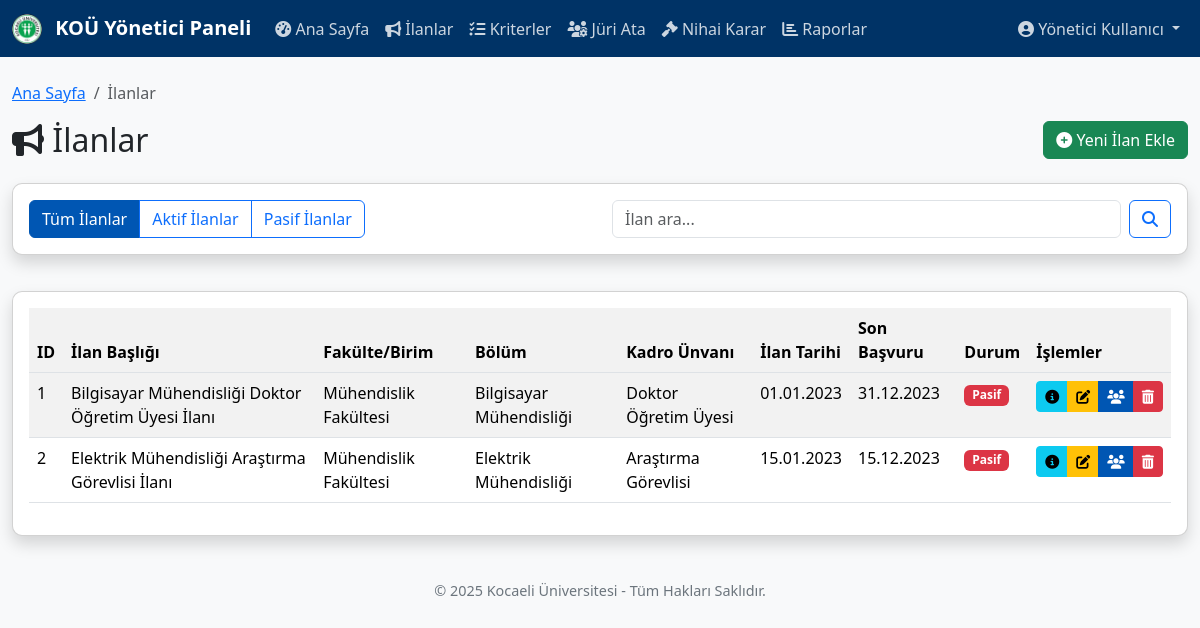
/yonetici/ilanlar.php (signed in), run on the app's committed database.
### tables this page shows
CREATE TABLE `ilanlar` (
  `id` int(11) NOT NULL AUTO_INCREMENT,
  `ilan_baslik` varchar(255) NOT NULL,
  `fakulte_birim` varchar(255) NOT NULL,
  `bolum` varchar(255) NOT NULL,
  `anabilim_dali` varchar(255) NOT NULL,
  `kadro_unvani` varchar(100) NOT NULL,
  `kadro_sayisi` int(11) NOT NULL DEFAULT 1,
  `ilan_aciklama` text DEFAULT NULL,
  `basvuru_kosullari` text DEFAULT NULL,
  `ozel_sartlar` text DEFAULT NULL,
  `ilan_baslangic_tarihi` date NOT NULL,
  `ilan_bitis_tarihi` date NOT NULL,
  `mulakat_tarihi` date DEFAULT NULL,
  `sonuc_tarihi` date DEFAULT NULL,
  `durum` enum('taslak','aktif','kapandi','iptal') NOT NULL DEFAULT 'aktif',
  `olusturan_id` int(11) NOT NULL,
  `olusturma_tarihi` datetime NOT NULL DEFAULT current_timestamp(),
  `guncelleyen_id` int(11) DEFAULT NULL,
  `guncelleme_tarihi` datetime DEFAULT NULL,
  PRIMARY KEY (`id`),
  KEY `olusturan_id` (`olusturan_id`),
  KEY `guncelleyen_id` (`guncelleyen_id`),
  CONSTRAINT `ilanlar_ibfk_1` FOREIGN KEY (`olusturan_id`) REFERENCES `kullanicilar` (`id`) ON DELETE CASCADE,
  CONSTRAINT `ilanlar_ibfk_2` FOREIGN KEY (`guncelleyen_id`) REFERENCES `kullanicilar` (`id`) ON DELETE SET NULL
);

### yonetici/ilanlar.php (the view, shortened to what this page needs)
<?php
require_once '../db_connection.php';
$where_clause = "";
$sql = "SELECT i.*, k.ad as olusturan_ad, k.soyad as olusturan_soyad
        FROM ilanlar i
        LEFT JOIN kullanicilar k ON i.olusturan_id = k.id
        $where_clause
        ORDER BY i.olusturma_tarihi DESC";
$result = mysqli_query($conn, $sql);
$ilanlar = mysqli_fetch_all($result, MYSQLI_ASSOC);
?>
<!DOCTYPE html>
<html lang="tr">
<head>
    <link rel="stylesheet" href="https://cdn.jsdelivr.net/npm/bootstrap@5.3.2/dist/css/bootstrap.min.css">
    <link rel="stylesheet" href="https://cdnjs.cloudflare.com/ajax/libs/font-awesome/6.4.0/css/all.min.css">
    <link rel="stylesheet" href="../style.css">
</head>
<body>
    <?php include("navbar.php"); ?>
    <div class="container mt-4">
        <div class="row">
            <div class="col-md-12">
                <nav aria-label="breadcrumb">
                    <ol class="breadcrumb">
                        <li class="breadcrumb-item"><a href="dashboard.php">Ana Sayfa</a></li>
                        <li class="breadcrumb-item active" aria-current="page">İlanlar</li>
                    </ol>
                </nav>
            </div>
        </div>
        <div class="row mb-3">
            <div class="col-md-8">
                <h2><i class="fas fa-bullhorn"></i> İlanlar</h2>
            </div>
            <div class="col-md-4 text-end">
                <a href="ilan_ekle.php" class="btn btn-success">
                    <i class="fas fa-plus-circle"></i> Yeni İlan Ekle
                </a>
            </div>
        </div>
        <div class="row mb-3">
            <div class="col-md-12">
                <div class="card shadow">
                    <div class="card-body">
                        <div class="row">
                            <div class="col-md-6">
                                <div class="btn-group" role="group">
                                    <a href="ilanlar.php" class="btn <?php echo !isset($_GET['durum']) ? 'btn-primary' : 'btn-outline-primary'; ?>">
                                        Tüm İlanlar
                                    </a>
                                    <a href="ilanlar.php?durum=aktif" class="btn <?php echo (isset($_GET['durum']) && $_GET['durum'] == 'aktif') ? 'btn-primary' : 'btn-outline-primary'; ?>">
                                        Aktif İlanlar
                                    </a>
                                    <a href="ilanlar.php?durum=pasif" class="btn <?php echo (isset($_GET['durum']) && $_GET['durum'] == 'pasif') ? 'btn-primary' : 'btn-outline-primary'; ?>">
                                        Pasif İlanlar
                                    </a>
                                </div>
                            </div>
                            <div class="col-md-6">
                                <form action="ilanlar.php" method="get" class="d-flex">
                                    <input type="text" name="arama" class="form-control" placeholder="İlan ara..." value="<?php echo isset($_GET['arama']) ? $_GET['arama'] : ''; ?>">
                                    <button type="submit" class="btn btn-outline-primary ms-2">
                                        <i class="fas fa-search"></i>
                                    </button>
                                </form>
                            </div>
                        </div>
                    </div>
                </div>
            </div>
        </div>
        <div class="row">
            <div class="col-md-12">
                <div class="card shadow">
                    <div class="card-body">
                        <?php if (count($ilanlar) > 0): ?>
                            <div class="table-responsive">
                                <table class="table table-striped table-hover">
                                    <thead>
                                        <tr>
                                            <th>ID</th>
                                            <th>İlan Başlığı</th>
                                            <th>Fakülte/Birim</th>
                                            <th>Bölüm</th>
                                            <th>Kadro Ünvanı</th>
                                            <th>İlan Tarihi</th>
                                            <th>Son Başvuru</th>
                                            <th>Durum</th>
                                            <th>İşlemler</th>
                                        </tr>
                                    </thead>
                                    <tbody>
                                        <?php foreach ($ilanlar as $ilan): ?>
                                            <tr>
                                                <td><?php echo $ilan['id']; ?></td>
                                                <td><?php echo $ilan['ilan_baslik']; ?></td>
                                                <td><?php echo $ilan['fakulte_birim']; ?></td>
                                                <td><?php echo $ilan['bolum']; ?></td>
                                                <td><?php echo $ilan['kadro_unvani']; ?></td>
                                                <td><?php echo date('d.m.Y', strtotime($ilan['ilan_baslangic_tarihi'])); ?></td>
                                                <td><?php echo date('d.m.Y', strtotime($ilan['ilan_bitis_tarihi'])); ?></td>
                                                <td>
                                                    <?php if (strtotime($ilan['ilan_bitis_tarihi']) >= strtotime(date('Y-m-d')) && $ilan['durum'] == 'aktif'): ?>
                                                        <span class="badge bg-success">Aktif</span>
                                                    <?php else: ?>
                                                        <span class="badge bg-danger">Pasif</span>
                                                    <?php endif; ?>
                                                </td>
                                                <td>
                                                    <div class="btn-group">
                                                        <a href="ilan_detay.php?id=<?php echo $ilan['id']; ?>" class="btn btn-info btn-sm" title="Detay">
                                                            <i class="fas fa-info-circle"></i>
                                                        </a>
                                                        <a href="ilan_duzenle.php?id=<?php echo $ilan['id']; ?>" class="btn btn-warning btn-sm" title="Düzenle">
                                                            <i class="fas fa-edit"></i>
                                                        </a>
                                                        <a href="juri_ata.php?ilan_id=<?php echo $ilan['id']; ?>" class="btn btn-primary btn-sm" title="Jüri Ata">
                                                            <i class="fas fa-users"></i>
                                                        </a>
                                                        <a href="javascript:void(0);" onclick="ilanSil(<?php echo $ilan['id']; ?>)" class="btn btn-danger btn-sm" title="Sil">
                                                            <i class="fas fa-trash-alt"></i>
                                                        </a>
                                                    </div>
                                                </td>
                                            </tr>
                                        <?php endforeach; ?>
                                    </tbody>
                                </table>
                            </div>
                        <?php else: ?>
                            <div class="alert alert-warning">
                                <i class="fas fa-exclamation-triangle"></i> Kriterlere uygun ilan bulunamadı.
                            </div>
                        <?php endif; ?>
                    </div>
                </div>
            </div>
        </div>
    </div>
    <footer class="text-center mt-4 mb-4">
        <p>&copy; <?php echo date("Y"); ?> Kocaeli Üniversitesi - Tüm Hakları Saklıdır.</p>
    </footer>
</body>
</html>

### style.css (style rules this page uses)
body { background-color: #f8f9fa; font-family: "Segoe UI", Tahoma, Geneva, Verdana, sans-serif; }
.container { max-width: 1200px; }
.card { border-radius: 10px; overflow: hidden; margin-bottom: 20px; }
.btn-primary { background-color: #0056b3; border-color: #0056b3; }
footer { color: #6c757d; font-size: 0.9rem; }
.table th { background-color: #f2f2f2; }

### data on the page
ilanlar: id "1", ilan_baslik "Bilgisayar Mühendisliği Doktor Öğretim Üyesi İlanı", fakulte_birim "Mühendislik Fakültesi", bolum "Bilgisayar Mühendisliği", kadro_unvani "Doktor Öğretim Üyesi", ilan_baslangic_tarihi "01.01.2023", ilan_bitis_tarihi "31.12.2023", shows "Pasif"
ilanlar: id "2", ilan_baslik "Elektrik Mühendisliği Araştırma Görevlisi İlanı", fakulte_birim "Mühendislik Fakültesi", bolum "Elektrik Mühendisliği", kadro_unvani "Araştırma Görevlisi", ilan_baslangic_tarihi "15.01.2023", ilan_bitis_tarihi "15.12.2023", shows "Pasif"

### other printed values
$_SESSION['name'] "Yönetici Kullanıcı"
